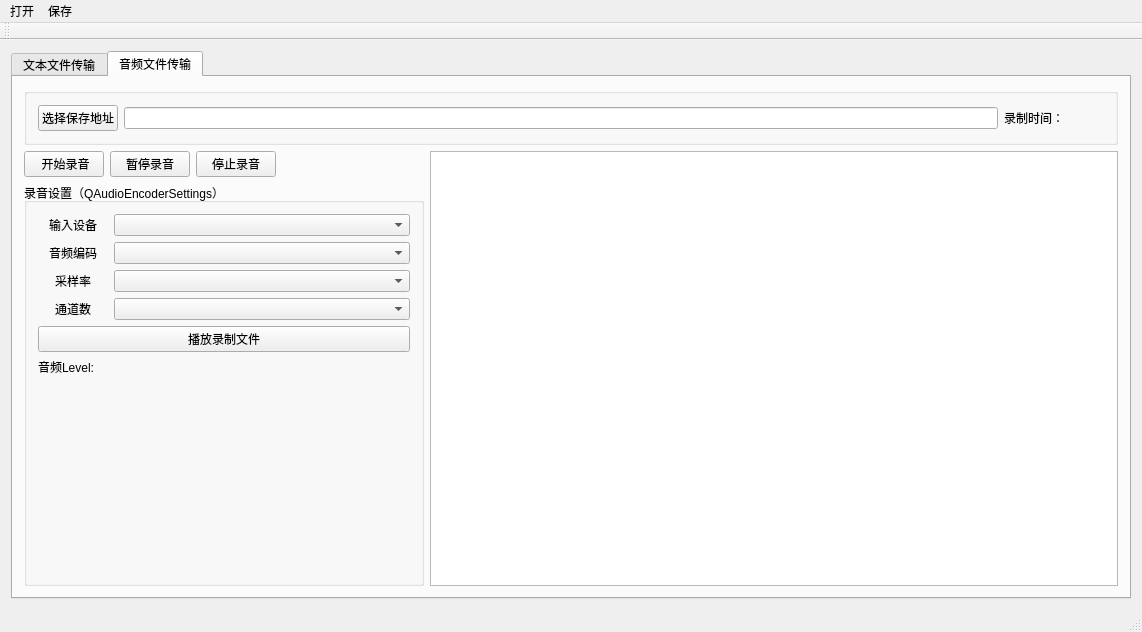
<?xml version="1.0" encoding="UTF-8"?>
<ui version="4.0">
 <class>MainWindow</class>
 <widget class="QMainWindow" name="MainWindow">
  <property name="geometry">
   <rect>
    <x>0</x>
    <y>0</y>
    <width>1142</width>
    <height>632</height>
   </rect>
  </property>
  <property name="windowTitle">
   <string>MainWindow</string>
  </property>
  <widget class="QWidget" name="centralWidget">
   <layout class="QGridLayout" name="gridLayout_4" columnstretch="0">
    <item row="0" column="0">
     <widget class="QTabWidget" name="tabWidget">
      <property name="currentIndex">
       <number>1</number>
      </property>
      <widget class="QWidget" name="tab">
       <attribute name="title">
        <string>文本文件传输</string>
       </attribute>
       <layout class="QGridLayout" name="gridLayout_8" columnstretch="1,2,3">
        <item row="0" column="0">
         <layout class="QVBoxLayout" name="verticalLayout_5">
          <item>
           <widget class="QGroupBox" name="dat_2">
            <property name="title">
             <string/>
            </property>
            <layout class="QGridLayout" name="gridLayout_5" rowstretch="2,1,3">
             <item row="0" column="0">
              <layout class="QVBoxLayout" name="verticalLayout_7">
               <item>
                <widget class="QGroupBox" name="groupBox_6">
                 <property name="title">
                  <string>码元速率</string>
                 </property>
                 <property name="flat">
                  <bool>true</bool>
                 </property>
                 <layout class="QVBoxLayout" name="verticalLayout_8">
                  <item>
                   <widget class="QLineEdit" name="lineEdit_RB">
                    <property name="readOnly">
                     <bool>false</bool>
                    </property>
                   </widget>
                  </item>
                 </layout>
                </widget>
               </item>
               <item>
                <widget class="QGroupBox" name="groupBox_7">
                 <property name="title">
                  <string>载波频率</string>
                 </property>
                 <property name="flat">
                  <bool>true</bool>
                 </property>
                 <layout class="QHBoxLayout" name="horizontalLayout_4">
                  <item>
                   <widget class="QLineEdit" name="lineEdit_Fc">
                    <property name="readOnly">
                     <bool>false</bool>
                    </property>
                   </widget>
                  </item>
                 </layout>
                </widget>
               </item>
               <item>
                <widget class="QGroupBox" name="groupBox_8">
                 <property name="title">
                  <string>采样频率</string>
                 </property>
                 <property name="flat">
                  <bool>true</bool>
                 </property>
                 <layout class="QVBoxLayout" name="verticalLayout_9">
                  <item>
                   <widget class="QLineEdit" name="lineEdit_FS">
                    <property name="readOnly">
                     <bool>false</bool>
                    </property>
                   </widget>
                  </item>
                 </layout>
                </widget>
               </item>
              </layout>
             </item>
             <item row="2" column="0">
              <widget class="QGroupBox" name="groupBox_9">
               <property name="title">
                <string/>
               </property>
               <layout class="QVBoxLayout" name="verticalLayout_10">
                <item>
                 <widget class="QPushButton" name="pb_StartmoduAsk">
                  <property name="text">
                   <string>开始ASK调制</string>
                  </property>
                 </widget>
                </item>
                <item>
                 <widget class="QPushButton" name="pb_Savemodu">
                  <property name="text">
                   <string>保存ASK调制文件</string>
                  </property>
                 </widget>
                </item>
                <item>
                 <widget class="QPushButton" name="pb_StartmoduPsk">
                  <property name="text">
                   <string>开始PSK调制</string>
                  </property>
                 </widget>
                </item>
                <item>
                 <widget class="QPushButton" name="pb_SavemoduPsk">
                  <property name="text">
                   <string>保存PSK调制文件</string>
                  </property>
                 </widget>
                </item>
               </layout>
              </widget>
             </item>
             <item row="1" column="0">
              <widget class="QWidget" name="widget_3" native="true">
               <widget class="QPushButton" name="pb123456">
                <property name="geometry">
                 <rect>
                  <x>50</x>
                  <y>20</y>
                  <width>75</width>
                  <height>23</height>
                 </rect>
                </property>
                <property name="text">
                 <string>PushButton</string>
                </property>
               </widget>
              </widget>
             </item>
            </layout>
           </widget>
          </item>
         </layout>
        </item>
        <item row="0" column="1">
         <widget class="QWidget" name="widget" native="true">
          <layout class="QGridLayout" name="gridLayout_6">
           <item row="1" column="0">
            <widget class="QTextEdit" name="textEdit"/>
           </item>
           <item row="0" column="0">
            <widget class="QLabel" name="label_5">
             <property name="text">
              <string>文本内容显示区</string>
             </property>
            </widget>
           </item>
           <item row="7" column="0">
            <widget class="QTextEdit" name="textEdit_2"/>
           </item>
           <item row="3" column="0">
            <widget class="QTextEdit" name="textEdit_3"/>
           </item>
           <item row="6" column="0">
            <widget class="QLabel" name="label_6">
             <property name="text">
              <string>调制数据显示区</string>
             </property>
            </widget>
           </item>
           <item row="2" column="0">
            <widget class="QLabel" name="label_7">
             <property name="text">
              <string>二进制数据显示区</string>
             </property>
            </widget>
           </item>
          </layout>
         </widget>
        </item>
        <item row="0" column="2">
         <widget class="QChartView" name="widget2">
          <layout class="QGridLayout" name="gridLayout_7"/>
         </widget>
        </item>
       </layout>
      </widget>
      <widget class="QWidget" name="tab_2">
       <attribute name="title">
        <string>音频文件传输</string>
       </attribute>
       <layout class="QGridLayout" name="gridLayout_12">
        <item row="0" column="0">
         <layout class="QVBoxLayout" name="verticalLayout_12">
          <item>
           <widget class="QGroupBox" name="groupBox_10">
            <property name="title">
             <string/>
            </property>
            <layout class="QGridLayout" name="gridLayout_9">
             <item row="0" column="0">
              <layout class="QHBoxLayout" name="horizontalLayout">
               <item>
                <widget class="QPushButton" name="btnGetFile">
                 <property name="text">
                  <string>选择保存地址</string>
                 </property>
                 <property name="icon">
                  <iconset>
                   <normaloff>:/images/images/104.bmp</normaloff>:/images/images/104.bmp</iconset>
                 </property>
                </widget>
               </item>
               <item>
                <widget class="QLineEdit" name="editOutputFile"/>
               </item>
               <item>
                <widget class="QLabel" name="LabPassTime">
                 <property name="minimumSize">
                  <size>
                   <width>100</width>
                   <height>0</height>
                  </size>
                 </property>
                 <property name="text">
                  <string>录制时间：</string>
                 </property>
                </widget>
               </item>
              </layout>
             </item>
            </layout>
           </widget>
          </item>
          <item>
           <layout class="QHBoxLayout" name="horizontalLayout_6">
            <item>
             <layout class="QVBoxLayout" name="verticalLayout_11" stretch="0,1">
              <item>
               <layout class="QHBoxLayout" name="horizontalLayout_5">
                <item>
                 <layout class="QHBoxLayout" name="horizontalLayout_2">
                  <item>
                   <widget class="QPushButton" name="pbStart">
                    <property name="text">
                     <string> 开始录音</string>
                    </property>
                   </widget>
                  </item>
                  <item>
                   <widget class="QPushButton" name="pbStop">
                    <property name="text">
                     <string>暂停录音</string>
                    </property>
                   </widget>
                  </item>
                  <item>
                   <widget class="QPushButton" name="pbCom">
                    <property name="text">
                     <string>停止录音</string>
                    </property>
                   </widget>
                  </item>
                 </layout>
                </item>
                <item>
                 <widget class="QLabel" name="label_12">
                  <property name="text">
                   <string/>
                  </property>
                 </widget>
                </item>
               </layout>
              </item>
              <item>
               <widget class="QGroupBox" name="groupBox">
                <property name="minimumSize">
                 <size>
                  <width>400</width>
                  <height>0</height>
                 </size>
                </property>
                <property name="title">
                 <string>录音设置（QAudioEncoderSettings）</string>
                </property>
                <layout class="QGridLayout" name="gridLayout_10">
                 <item row="2" column="0">
                  <layout class="QFormLayout" name="formLayout">
                   <item row="0" column="0">
                    <widget class="QLabel" name="label_11">
                     <property name="maximumSize">
                      <size>
                       <width>85</width>
                       <height>16777215</height>
                      </size>
                     </property>
                     <property name="text">
                      <string>音频Level:</string>
                     </property>
                    </widget>
                   </item>
                   <item row="0" column="1">
                    <layout class="QVBoxLayout" name="levelsLayout"/>
                   </item>
                  </layout>
                 </item>
                 <item row="1" column="0">
                  <widget class="QPushButton" name="pb_play">
                   <property name="text">
                    <string>播放录制文件</string>
                   </property>
                  </widget>
                 </item>
                 <item row="0" column="0">
                  <layout class="QGridLayout" name="gridLayout_11">
                   <item row="0" column="0">
                    <widget class="QLabel" name="label">
                     <property name="maximumSize">
                      <size>
                       <width>70</width>
                       <height>16777215</height>
                      </size>
                     </property>
                     <property name="text">
                      <string>输入设备</string>
                     </property>
                     <property name="alignment">
                      <set>Qt::AlignCenter</set>
                     </property>
                    </widget>
                   </item>
                   <item row="0" column="1">
                    <widget class="QComboBox" name="comboDevices"/>
                   </item>
                   <item row="1" column="0">
                    <widget class="QLabel" name="label_8">
                     <property name="maximumSize">
                      <size>
                       <width>70</width>
                       <height>16777215</height>
                      </size>
                     </property>
                     <property name="text">
                      <string>音频编码</string>
                     </property>
                     <property name="alignment">
                      <set>Qt::AlignCenter</set>
                     </property>
                    </widget>
                   </item>
                   <item row="1" column="1">
                    <widget class="QComboBox" name="comboCodec"/>
                   </item>
                   <item row="2" column="0">
                    <widget class="QLabel" name="label_9">
                     <property name="maximumSize">
                      <size>
                       <width>70</width>
                       <height>16777215</height>
                      </size>
                     </property>
                     <property name="text">
                      <string>采样率</string>
                     </property>
                     <property name="alignment">
                      <set>Qt::AlignCenter</set>
                     </property>
                    </widget>
                   </item>
                   <item row="2" column="1">
                    <widget class="QComboBox" name="comboSampleRate"/>
                   </item>
                   <item row="3" column="0">
                    <widget class="QLabel" name="label_10">
                     <property name="maximumSize">
                      <size>
                       <width>70</width>
                       <height>16777215</height>
                      </size>
                     </property>
                     <property name="text">
                      <string>通道数</string>
                     </property>
                     <property name="alignment">
                      <set>Qt::AlignCenter</set>
                     </property>
                    </widget>
                   </item>
                   <item row="3" column="1">
                    <widget class="QComboBox" name="comboChannels"/>
                   </item>
                  </layout>
                 </item>
                </layout>
               </widget>
              </item>
             </layout>
            </item>
            <item>
             <widget class="QChartView" name="chartView"/>
            </item>
           </layout>
          </item>
         </layout>
        </item>
       </layout>
      </widget>
     </widget>
    </item>
   </layout>
  </widget>
  <widget class="QMenuBar" name="menuBar">
   <property name="geometry">
    <rect>
     <x>0</x>
     <y>0</y>
     <width>1142</width>
     <height>27</height>
    </rect>
   </property>
   <widget class="QMenu" name="menuTHX">
    <property name="title">
     <string>打开</string>
    </property>
    <addaction name="actiondat"/>
   </widget>
   <widget class="QMenu" name="menu">
    <property name="title">
     <string>保存</string>
    </property>
    <addaction name="actiondat_2"/>
    <addaction name="actionmodu"/>
    <addaction name="actionbao"/>
   </widget>
   <addaction name="menuTHX"/>
   <addaction name="menu"/>
  </widget>
  <widget class="QToolBar" name="mainToolBar">
   <attribute name="toolBarArea">
    <enum>TopToolBarArea</enum>
   </attribute>
   <attribute name="toolBarBreak">
    <bool>false</bool>
   </attribute>
  </widget>
  <widget class="QStatusBar" name="statusBar"/>
  <action name="actiondat">
   <property name="text">
    <string>打开文本文件</string>
   </property>
  </action>
  <action name="actiondat_2">
   <property name="text">
    <string>保存文本文件</string>
   </property>
  </action>
  <action name="actionmodu">
   <property name="text">
    <string>保存ASK调制文件</string>
   </property>
  </action>
  <action name="actionbao">
   <property name="text">
    <string>保存PSK调制文件</string>
   </property>
  </action>
 </widget>
 <layoutdefault spacing="6" margin="11"/>
 <customwidgets>
  <customwidget>
   <class>QChartView</class>
   <extends>QGraphicsView</extends>
   <header>qchartview.h</header>
   <container>1</container>
  </customwidget>
 </customwidgets>
 <resources/>
 <connections/>
</ui>
